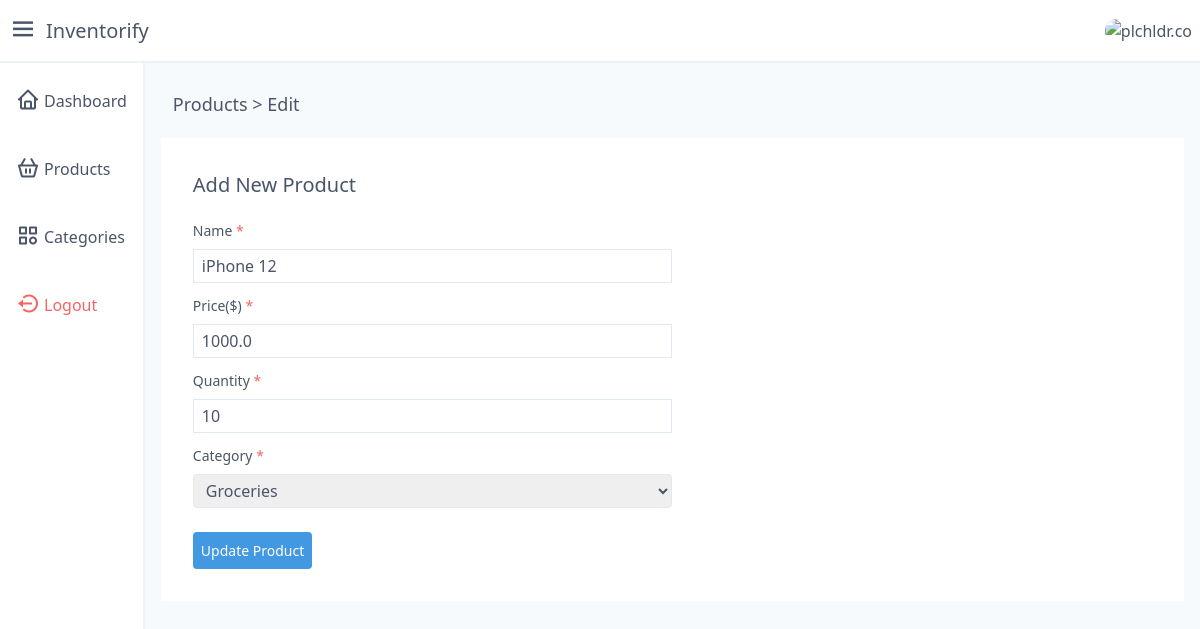
The app's page /products/edit/1 (signed in), older data.
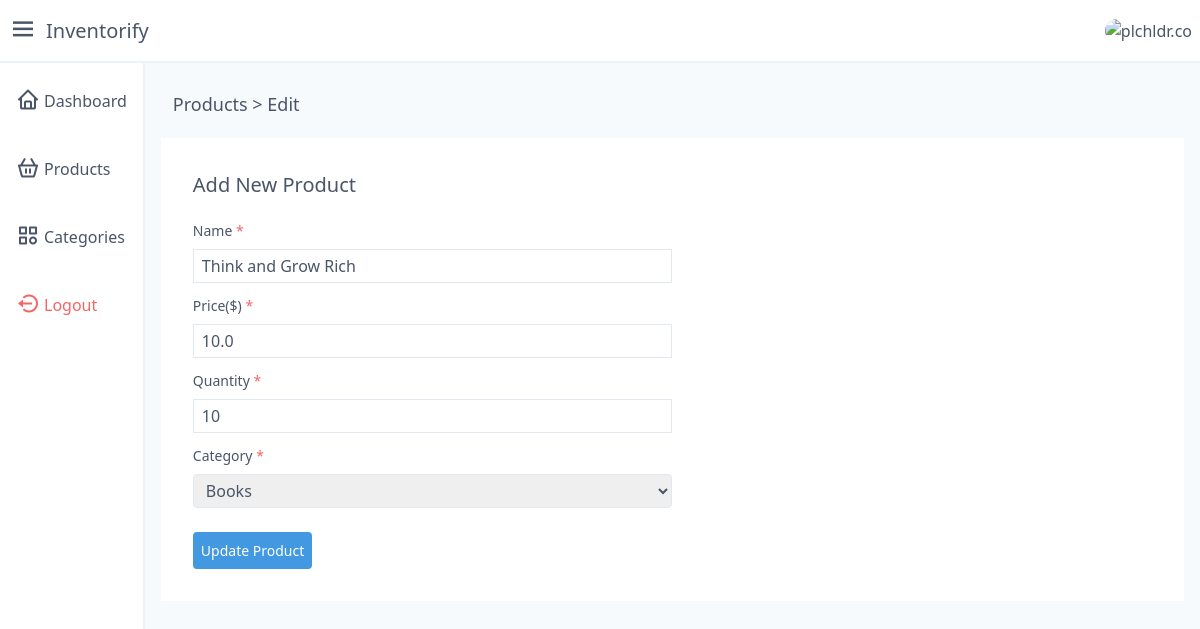
The same page, newer data.
### models.py (models this page shows, shortened)
class Product(Base):
    __tablename__ = 'products'
    id = Column(Integer, primary_key=True)
    name = Column(String, nullable=False)
    price = Column(Float, nullable=False)
    quantity = Column(Integer, default=0)
    user_id = Column(Integer, ForeignKey('users.id'))
    category_id = Column(Integer, ForeignKey('categories.id'))
    user = relationship('User', back_populates='products')
    category = relationship('Category', back_populates='products')
    __table_args__ = (UniqueConstraint('name', 'user_id', name='_name_uc'),)

### app.py (the view)
@app.get('/products/edit/<id>')
def products_edit(id):
    user_id = session.get('user_id')
    if not user_id:
        return redirect('/login')
    product = db.fetch_product(user_id, id)
    categories = db.fetch_categories(user_id)
    if not product:
        return redirect('/products')
    return render_template(
        'auth/products-edit.html',
        product=product,
        categories=categories,
    )

### database.py (called while the page is built)
    def fetch_categories(self, user_id):
        return (
            self.session.query(Category)
                .filter(Category.user_id == user_id)
                .all()
        )

    def fetch_product(self, user_id, product_id):
        return (
            self.session.query(Product)
                .filter(Product.user_id == user_id)
                .filter(Product.id == product_id)
                .first()
        )

### templates/auth/products-edit.html (shortened to what this page needs)
{% extends 'auth/layout.j2' %}
{% block main %}
<div class="m-3 text-lg">
  Products > Edit
</div>
{% with v_error = get_flashed_messages(category_filter=["validation_error"]) %}
<section class="flex justify-center">
  <div class="w-full lg:p-8 p-4 bg-white mt-2">
    <h3 class="text-xl">Add New Product</h3>
    <form method="POST" action="/products/edit/{{product.id}}" class="mt-5" enctype="multipart/form-data">
      <div class="my-3">
        <label class="text-sm block">
          Name <span class="text-red-500">*</span>
        </label>
        <div class="mt-2">
          <input name="name" value="{{ product.name }}" type="text" class="px-2 py-1 lg:w-1/2 border border-gray-300"
            required />
        </div>
      </div>
      <div class="my-3">
        <label class="text-sm block">
          Price($) <span class="text-red-500">*</span>
        </label>
        <div class="mt-2">
          <input name="price" value={{ product.price }} type="number" class="px-2 py-1 lg:w-1/2 border border-gray-300"
            required />
        </div>
      </div>
      <div class="my-3">
        <label class="text-sm block">
          Quantity <span class="text-red-500">*</span>
        </label>
        <div class="mt-2">
          <input name="quantity" value={{ product.quantity }} type="number"
            class="px-2 py-1 lg:w-1/2 border border-gray-300" required />
        </div>
      </div>
      <div class="my-3">
        <label class="text-sm block">
          Category <span class="text-red-500">*</span>
        </label>
        <div class="mt-2">
          <select name="category_id" class="px-2 py-1 md:w-1/2 border border-gray-300 rounded" required>
            {% for category in categories %}
            <option value="{{category.id}}" {{ 'selected' if category.id==product.category_id else '' }}>
              {{ category.name}}
            </option>
            {% endfor %}
          </select>
        </div>
      </div>
      <div class="mt-6">
        <button type='submit' class="p-2 bg-blue-500 text-white text-sm rounded">Update Product</button>
      </div>
    </form>
  </div>
</section>
{% endwith %}
{% endblock %}

Row changes from the older to the newer data that the page shows:
changed Product: name "iPhone 12" → "Think and Grow Rich"; price "1000.0" → "10.0"
Text that changed along with them:
form field category_id: "Groceries" → "Books"
